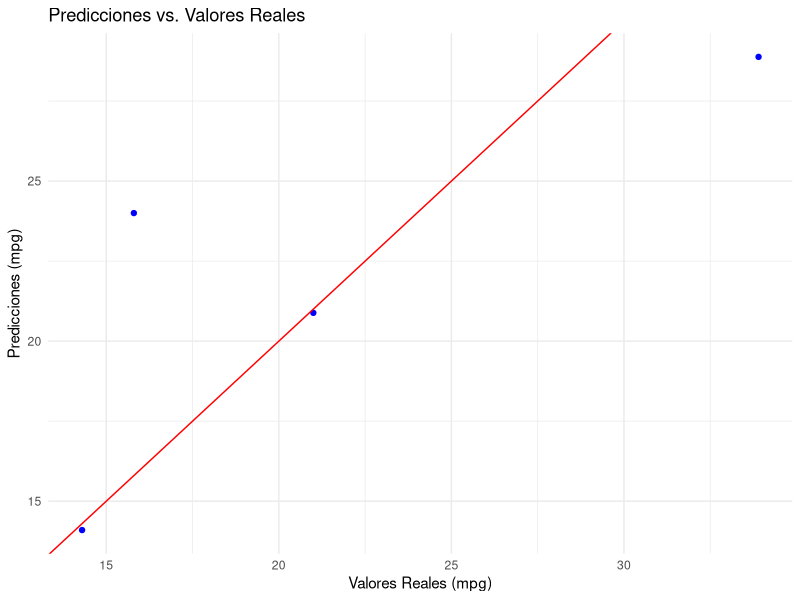

This figure's R source:
# La creación de modelos predictivos en R utilizando datos no financieros sigue el mismo enfoque general
# que cualquier otro tipo de modelado predictivo. En este ejemplo, vamos a utilizar el conjunto de datos
# mtcars para construir un modelo de regresión lineal que prediga el consumo de combustible (mpg)
# en función de otras variables del conjunto de datos.


# El objetivo principal de preparar un modelo de datos es transformar datos crudos en una forma
# que sea adecuada y óptima para el análisis, la exploración y la construcción de modelos predictivos.
# Esto implica una serie de pasos que aseguran que los datos estén limpios, estructurados y listos
# para ser utilizados en diferentes tipos de análisis.


# Preparar el entorno
# Primero, cargamos las bibliotecas necesarias y los datos.

# Instalar y cargar las bibliotecas necesarias
install.packages("tidyverse")
install.packages("caret")

library(tidyverse)
library(caret)

# Cargar el conjunto de datos mtcars
data <- mtcars #es un conjunto de datos incorporado en R que contiene 
#información sobre diferentes características de automóviles.

# Ver los primeros registros del conjunto de datos
head(data)

# Dividir los datos en conjunto de entrenamiento y prueba
# Dividimos los datos en un conjunto de entrenamiento y un conjunto de prueba
# para evaluar el rendimiento del modelo.

# Establecer una semilla para reproducibilidad. (Establecer una semilla garantiza 
# que los resultados que dependen de números aleatorios sean los mismos cada vez que 
# se ejecute el código. Esto es fundamental para la reproducibilidad y la comparación 
# entre diferentes experimentos o análisis. Sin una semilla fija, los resultados pueden 
# variar entre ejecuciones, lo que dificulta la validación y la depuración del código.)
set.seed(123)

#Esta función toma un número entero como argumento y establece el estado inicial del 
#generador de números aleatorios en ese número

# Dividir los datos en entrenamiento (80%) y prueba (20%)
trainIndex <- createDataPartition(data$mpg, p = 0.8, list = FALSE) #crea una particion
trainData <- data[trainIndex, ]#Crear conjuntos de entrenamiento y prueba
testData <- data[-trainIndex, ]

# Crear y entrenar el modelo de regresión lineal
# Construimos un modelo de regresión lineal para predecir el consumo de combustible (mpg).

# Entrenar el modelo de regresión lineal
linear_model <- lm(mpg ~ ., data = trainData) #ajuste del modelo de regresión lineal simple

# Resumen del modelo
summary(linear_model)


# Evaluar el modelo
# Evaluamos el rendimiento del modelo utilizando el conjunto de prueba.

# Realizar predicciones en el conjunto de prueba
predictions <- predict(linear_model, newdata = testData)
#Se utiliza para hacer predicciones utilizando un modelo de regresión lineal
#ajustado (linear_model) en un conjunto de datos nuevo o de prueba (testData). 

# Calcular el error medio cuadrático (MSE) y el coeficiente de determinación (R^2)
mse <- mean((predictions - testData$mpg)^2)
rsquared <- cor(predictions, testData$mpg)^2

# Imprimir los resultados
print(paste("MSE:", mse))
print(paste("R^2:", rsquared))

# Visualizar los resultados
# Visualizamos los resultados para comprender mejor el rendimiento del modelo.
# 
# Gráfico de dispersión de predicciones vs. valores reales

# Crear un gráfico de dispersión de predicciones vs. valores reales
ggplot(testData, aes(x = mpg, y = predictions)) +
  geom_point(color = "blue") +
  geom_abline(slope = 1, intercept = 0, color = "red") +
  labs(title = "Predicciones vs. Valores Reales", x = "Valores Reales (mpg)", y = "Predicciones (mpg)") +
  theme_minimal()

